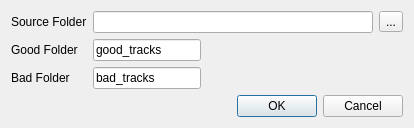
<?xml version="1.0" encoding="UTF-8"?>
<ui version="4.0">
 <class>ConfigureDlg</class>
 <widget class="QDialog" name="ConfigureDlg">
  <property name="geometry">
   <rect>
    <x>0</x>
    <y>0</y>
    <width>414</width>
    <height>123</height>
   </rect>
  </property>
  <property name="windowTitle">
   <string>Configuration</string>
  </property>
  <layout class="QGridLayout" name="gridLayout">
   <item row="0" column="0">
    <widget class="QLabel" name="label">
     <property name="text">
      <string>Source Folder</string>
     </property>
    </widget>
   </item>
   <item row="0" column="1" colspan="3">
    <layout class="QHBoxLayout" name="horizontalLayout">
     <item>
      <widget class="QLineEdit" name="m_sourceDirLineEdit">
       <property name="toolTip">
        <string>The absolute path of the directory from which the application should start looking for tracks</string>
       </property>
      </widget>
     </item>
     <item>
      <widget class="QToolButton" name="m_browseSourceToolButton">
       <property name="toolTip">
        <string>Browse for the source folder</string>
       </property>
       <property name="text">
        <string>...</string>
       </property>
      </widget>
     </item>
    </layout>
   </item>
   <item row="1" column="0">
    <widget class="QLabel" name="label_2">
     <property name="text">
      <string>Good Folder</string>
     </property>
    </widget>
   </item>
   <item row="1" column="1" colspan="2">
    <widget class="QLineEdit" name="m_goodDirLineEdit">
     <property name="acceptDrops">
      <bool>false</bool>
     </property>
     <property name="toolTip">
      <string>The name of the subdirectory that good tracks will be moved to</string>
     </property>
     <property name="text">
      <string>good_tracks</string>
     </property>
    </widget>
   </item>
   <item row="1" column="3" rowspan="2">
    <spacer name="horizontalSpacer">
     <property name="orientation">
      <enum>Qt::Horizontal</enum>
     </property>
     <property name="sizeHint" stdset="0">
      <size>
       <width>127</width>
       <height>20</height>
      </size>
     </property>
    </spacer>
   </item>
   <item row="2" column="0">
    <widget class="QLabel" name="label_3">
     <property name="text">
      <string>Bad Folder</string>
     </property>
    </widget>
   </item>
   <item row="2" column="1" colspan="2">
    <widget class="QLineEdit" name="m_badDirLineEdit">
     <property name="acceptDrops">
      <bool>false</bool>
     </property>
     <property name="toolTip">
      <string>The name of the subdirectory that bad tracks will be moved to</string>
     </property>
     <property name="text">
      <string>bad_tracks</string>
     </property>
    </widget>
   </item>
   <item row="3" column="2" colspan="2">
    <widget class="QDialogButtonBox" name="buttonBox">
     <property name="orientation">
      <enum>Qt::Horizontal</enum>
     </property>
     <property name="standardButtons">
      <set>QDialogButtonBox::Cancel|QDialogButtonBox::Ok</set>
     </property>
    </widget>
   </item>
  </layout>
 </widget>
 <resources/>
 <connections>
  <connection>
   <sender>buttonBox</sender>
   <signal>accepted()</signal>
   <receiver>ConfigureDlg</receiver>
   <slot>accept()</slot>
   <hints>
    <hint type="sourcelabel">
     <x>248</x>
     <y>254</y>
    </hint>
    <hint type="destinationlabel">
     <x>157</x>
     <y>274</y>
    </hint>
   </hints>
  </connection>
  <connection>
   <sender>buttonBox</sender>
   <signal>rejected()</signal>
   <receiver>ConfigureDlg</receiver>
   <slot>reject()</slot>
   <hints>
    <hint type="sourcelabel">
     <x>316</x>
     <y>260</y>
    </hint>
    <hint type="destinationlabel">
     <x>286</x>
     <y>274</y>
    </hint>
   </hints>
  </connection>
 </connections>
</ui>
